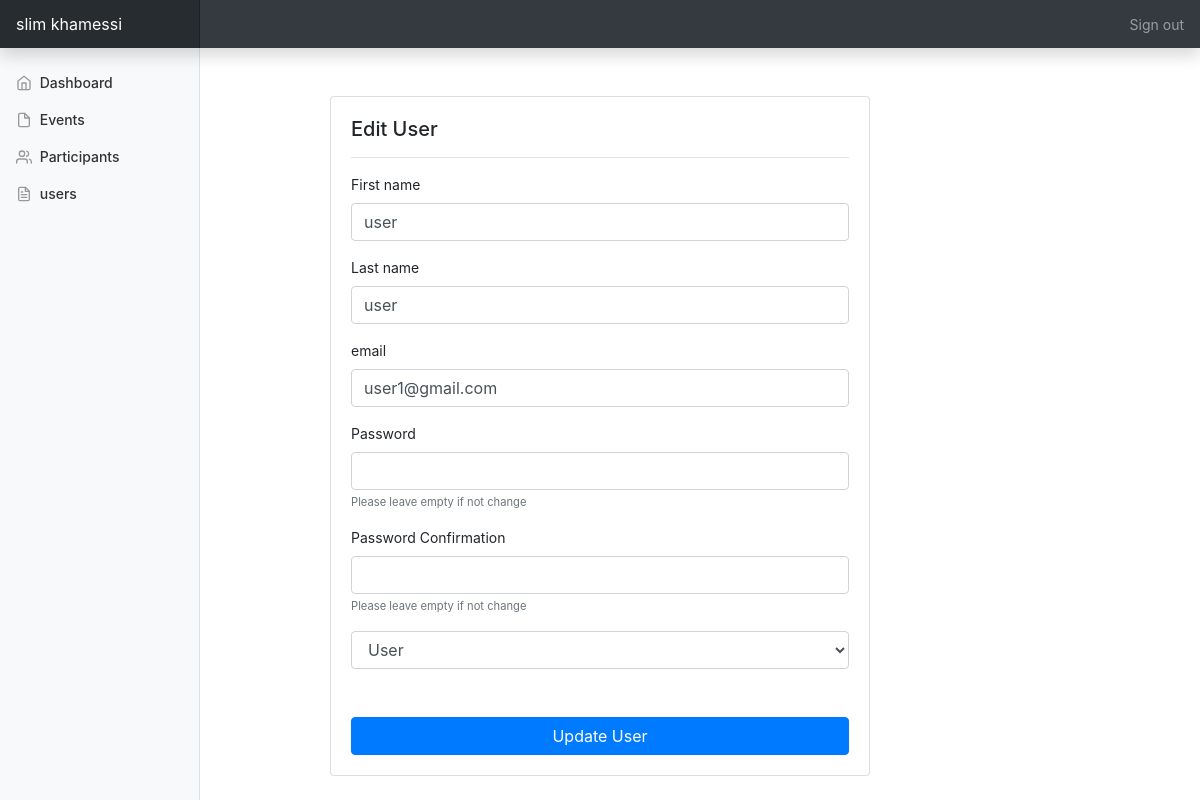
Screenshot of /editUser.php?id=3 (signed in) with the database file from the repository.
### tables this page shows
CREATE TABLE IF NOT EXISTS `usres` (
  `id` int NOT NULL AUTO_INCREMENT,
  `first_name` varchar(40) NOT NULL,
  `last_name` varchar(40) NOT NULL,
  `role` int NOT NULL,
  `email` varchar(100) NOT NULL,
  `password` varchar(150) NOT NULL,
  `type` int NOT NULL,
  `image` varchar(250) DEFAULT NULL,
  PRIMARY KEY (`id`)
);

### editUser.php (the view, shortened to what this page needs)
<?php
include'db.php';
$id = $_GET['id'];
$ev = $db->query("SELECT * FROM usres WHERE id='$id'");
$dataRow = $ev->fetch_object();
include 'header.php';
?>
    <div class="container">
        <div class="row">
            <div class="col-md-6 offset-md-3">
                <div class="card mt-5">
                    <div class="card-body">
                        <h5 class="card-title">Edit User</h5>
                        <hr>
                        <form style="width: 100%" method="post">
                            <div class="form-group">
                                <label for="name">First name</label>
                                <input type="text" class="form-control" id="name" name="first_name" value="<?=$dataRow->first_name?>" required>
                            </div>
                            <div class="form-group">
                                <label for="lname">Last name</label>
                                <input type="text" class="form-control" id="lname" name="last_name" value="<?=$dataRow->last_name?>" required>
                            </div>
                            <div class="form-group">
                                <label for="email">email</label>
                                <input type="email" class="form-control" id="email" name="email" value="<?=$dataRow->email?>" required>
                            </div>
                            <div class="form-group">
                                <label for="password">Password</label>
                                <input type="password" class="form-control" id="password" name="password"  >
                                <small id="passwordHelpInline" class="text-muted">
                                    Please leave empty if not change
                                </small>
                            </div>
                            <div class="form-group">
                                <label for="confirm">Password Confirmation</label>
                                <input type="password" class="form-control" id="confirm" name="confirm"  >
                                <small id="passwordHelpInline" class="text-muted">
                                    Please leave empty if not change
                                </small>
                            </div>
                            <div class="form-group">
                                <select name="role" class="form-control mb-5">
                                    <option value="0" <?php if($dataRow->role == '0'){echo 'selected';}?> >User</option>
                                </select>
                            </div>
                            <button type="submit" name="submit" class="btn btn-primary btn-block" >Update User</button>
                        </form>
                    </div>
                </div>
            </div>
        </div>
    </div>
<?php include 'footer.php'?>

### assets/css/dashboard.css (style rules this page uses)
body { font-size: .875rem; }

### rows the page displays
usres: first_name "user", last_name "user", email "user1@gmail.com", role "User"

### other values shown
$_SESSION['username'] "slim khamessi"
